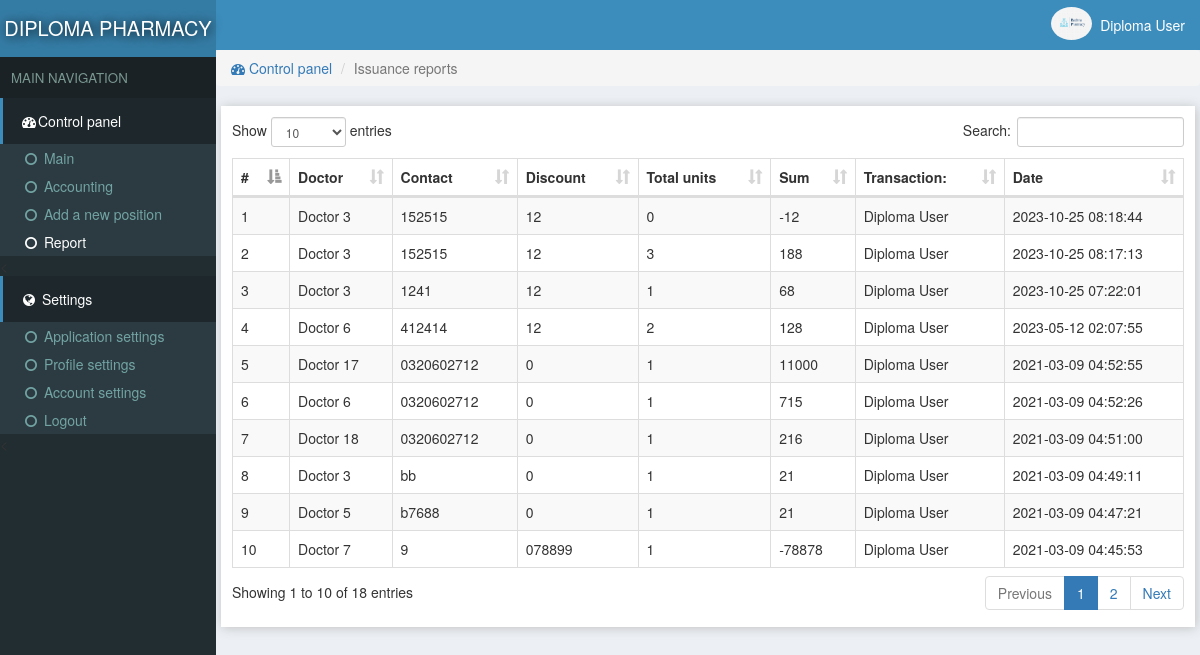
/reports.php (signed in), run on the app's committed database.
### tables this page shows
CREATE TABLE `site` (
  `id` int NOT NULL,
  `title` varchar(222) NOT NULL,
  `name` varchar(222) NOT NULL
);

CREATE TABLE `users` (
  `id` int NOT NULL,
  `email` varchar(222) NOT NULL,
  `password` varchar(222) NOT NULL,
  `name` varchar(222) NOT NULL,
  `pic` varchar(222) NOT NULL,
  `number` varchar(222) NOT NULL,
  `date` timestamp NOT NULL DEFAULT CURRENT_TIMESTAMP
);

CREATE TABLE `sold` (
  `id` int NOT NULL,
  `name` varchar(222) NOT NULL,
  `contact` varchar(222) NOT NULL,
  `discount` varchar(222) NOT NULL,
  `item` varchar(222) NOT NULL,
  `amount` varchar(222) NOT NULL,
  `userId` int NOT NULL,
  `date` timestamp NOT NULL DEFAULT CURRENT_TIMESTAMP
);

### assets/db.php (called while the page is built, shortened)
<?php
    $con = new mysqli('localhost','root','','store');
    $array = $con->query("select * from users where id ='$_SESSION[userId]'");
    $user = $array->fetch_assoc();
?>

### reports.php (the view, shortened to what this page needs)
<?php require "assets/function.php" ?>
<?php require 'assets/db.php';?>
<!DOCTYPE html>
<html>
<head>
<link rel="stylesheet" href="js/datatables.net-bs/css/dataTables.bootstrap.min.css">
  <?php require "assets/autoloader.php" ?>
</head>
<body style="background: #ECF0F5;padding:0;margin:0">
<div class="dashboard" style="position: fixed;width: 18%;height: 100%;background:#222D32">
  <div style="background:#357CA5;padding: 14px 3px;color:white;font-size: 15pt;text-align: center;text-shadow: 1px 1px 11px black">
    <a href="index.php" style="color: white;text-decoration: none;"><?php echo strtoupper(siteName()); ?> </a>
  </div>
  <div style="background: #1A2226;font-size: 10pt;padding: 11px;color: #79978F">MAIN NAVIGATION</div>
  <div>
    <div style="background:#1E282C;color: white;padding: 13px 17px;border-left: 3px solid #3C8DBC;"><span><i class="fa fa-dashboard fa-fw"></i>Control panel</span></div>
    <div class="item">
      <ul class="nostyle zero">
        <a href="index.php"><li ><i class="fa fa-circle-o fa-fw"></i> Main</li></a>
        <a href="inventeries.php"><li ><i class="fa fa-circle-o fa-fw"></i> Accounting</li></a>
       <a href="addnew.php"><li><i class="fa fa-circle-o fa-fw"></i> Add a new position</li></a>
        <a href="reports.php"><li style="color: white"><i class="fa fa-circle-o fa-fw"></i> Report</li></a>
      </ul><
    </div>
  </div>
  <div style="background:#1E282C;color: white;padding: 13px 17px;border-left: 3px solid #3C8DBC;"><span><i class="fa fa-globe fa-fw"></i> Settings</span></div>
  <div class="item">
      <ul class="nostyle zero">
        <a href="sitesetting.php"><li><i class="fa fa-circle-o fa-fw"></i> Application settings</li></a>
        <a href="profile.php"><li><i class="fa fa-circle-o fa-fw"></i> Profile settings</li></a>
        <a href="accountSetting.php"><li><i class="fa fa-circle-o fa-fw"></i> Account settings</li></a>
        <a href="logout.php"><li><i class="fa fa-circle-o fa-fw"></i> Logout</li></a>
      </ul><
    </div>
</div>
<div class="marginLeft" >
  <div style="color:white;background:#3C8DBC" >
    <div class="pull-right flex rightAccount" style="padding-right: 11px;padding: 7px;">
      <div><img src="photo/<?php echo $user['pic'] ?>" style='width: 41px;height: 33px;' class='img-circle'></div>
      <div style="padding: 8px"><?php echo ucfirst($user['name']) ?></div>
    </div>
  </div>
  <div class="content">
   <ol class="breadcrumb ">
        <li><a href="index.php"><i class="fa fa-dashboard"></i> Control panel</a></li>
        <li class="active">Issuance reports</li>
    </ol>
  <div class="tableBox" >
    <table id="dataTable" class="table table-bordered table-striped" style="z-index: -1">
      <thead>
        <th>#</th>
        <th>Doctor</th>
        <th>Contact</th>
        <th>Discount</th>
        <th>Total units</th>
        <th>Sum</th>
        <th>Transaction:</th>
        <th>Date</th>
      </thead>
     <tbody>
      <?php $i=0;
          $array = $con->query("select * from sold ORDER BY date DESC");
        while ($row = $array->fetch_assoc())
        {
          $i=$i+1;
        ?>
          <tr>
            <td><?php echo $i; ?></td>
            <td><?php echo $row['name']; ?></td>
            <td><?php echo $row['contact']; ?></td>
            <td><?php echo $row['discount']; ?></td>
            <td><?php echo $row['item']; ?></td>
            <td><?php echo $row['amount']; ?></td>
            <td><?php echo getAdminName($row['userId']); ?></td>
            <td><?php echo $row['date']; ?></td>
          </tr>
      <?php
        }
       ?>
     </tbody>
    </table>
  </div>
  </div>
</div>
</body>
</html>

### data on the page
site: name "DIPLOMA PHARMACY"
users: pic (picture), name "Diploma User"
sold: name "Doctor 3", contact "152515", discount "12", item "0", amount "-12", userId.name "Diploma User", date "2023-10-25 08:18:44"
sold: name "Doctor 3", contact "152515", discount "12", item "3", amount "188", userId.name "Diploma User", date "2023-10-25 08:17:13"
sold: name "Doctor 3", contact "1241", discount "12", item "1", amount "68", userId.name "Diploma User", date "2023-10-25 07:22:01"
sold: name "Doctor 6", contact "412414", discount "12", item "2", amount "128", userId.name "Diploma User", date "2023-05-12 02:07:55"
sold: name "Doctor 17", contact "0320602712", discount "0", item "1", amount "11000", userId.name "Diploma User", date "2021-03-09 04:52:55"
sold: name "Doctor 6", contact "0320602712", discount "0", item "1", amount "715", userId.name "Diploma User", date "2021-03-09 04:52:26"
sold: name "Doctor 18", contact "0320602712", discount "0", item "1", amount "216", userId.name "Diploma User", date "2021-03-09 04:51:00"
sold: name "Doctor 3", contact "bb", discount "0", item "1", amount "21", userId.name "Diploma User", date "2021-03-09 04:49:11"
sold: name "Doctor 5", contact "b7688", discount "0", item "1", amount "21", userId.name "Diploma User", date "2021-03-09 04:47:21"
sold: name "Doctor 7", contact "9", discount "078899", item "1", amount "-78878", userId.name "Diploma User", date "2021-03-09 04:45:53"
